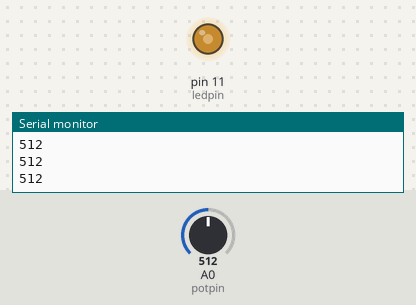
Bench run of a sketch on a simulated Arduino Uno, built with avr-gcc and run on an emulated ATmega328P. On the bench: output pins drawn as LEDs (lit = HIGH), the last lines printed to the serial monitor. The inputs (shaded band) are chosen by the test bench; at power-on: A0 (potpin) = 512.

Above: at 1.2 s.
1.3 s: A0 (potpin) set to 716
At 2.5 s:
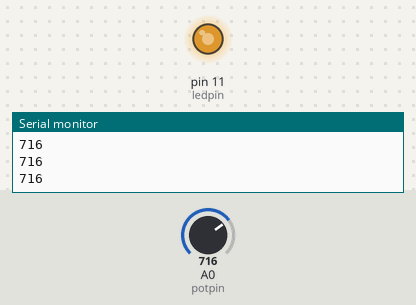
2.8 s: A0 (potpin) set to 900
At 3.4 s:
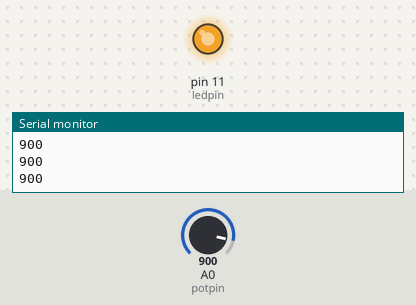
4.3 s: A0 (potpin) set to 122
At 4.6 s:
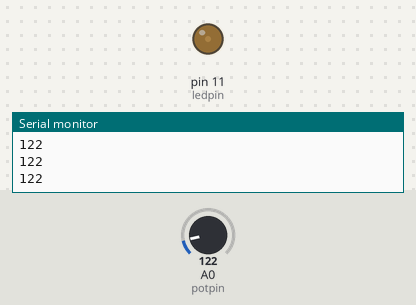
5.8 s: A0 (potpin) set to 0
At 7.0 s:
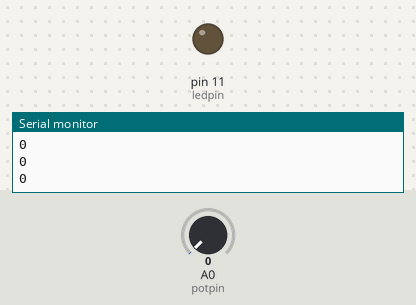
Timing chart, 0 to 8.3 s (numbered marks = the images above; inputs shaded):
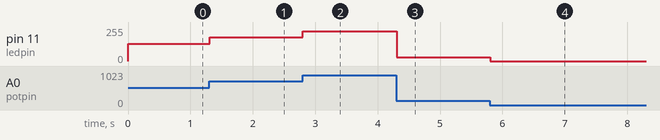

The sketch:

03_Dimmer.ino
```cpp
int potpin=A0; // initialize analog pin 0
int ledpin=11; //initialize digital pin 11（PWM output）
int val=0;     // Temporarily store variables' value from the sensor

void setup()
{
  pinMode(ledpin,OUTPUT);// define digital pin 11 as “output”
  Serial.begin(9600);// set baud rate at 9600
  // attention: for analog ports, they are automatically set up as “input”
}
void loop()
{
  val=analogRead(potpin);      // read the analog value from the sensor and assign it to val
  Serial.println(val);         // display value of val
  analogWrite(ledpin, val/4);  // turn on LED and set up brightness（maximum output of PWM is 255）
  delay(10);                   // wait for 0.01 second
}
```

Measured:
- after the input at 1.3 s, pin 11 (ledpin): 128/255 → 179/255 at once
- after the input at 2.8 s, pin 11 (ledpin): 179/255 → 225/255 at once
- after the input at 4.3 s, pin 11 (ledpin): 225/255 → 30/255 at once
- after the input at 5.8 s, pin 11 (ledpin): 30/255 → 0/255 at once
